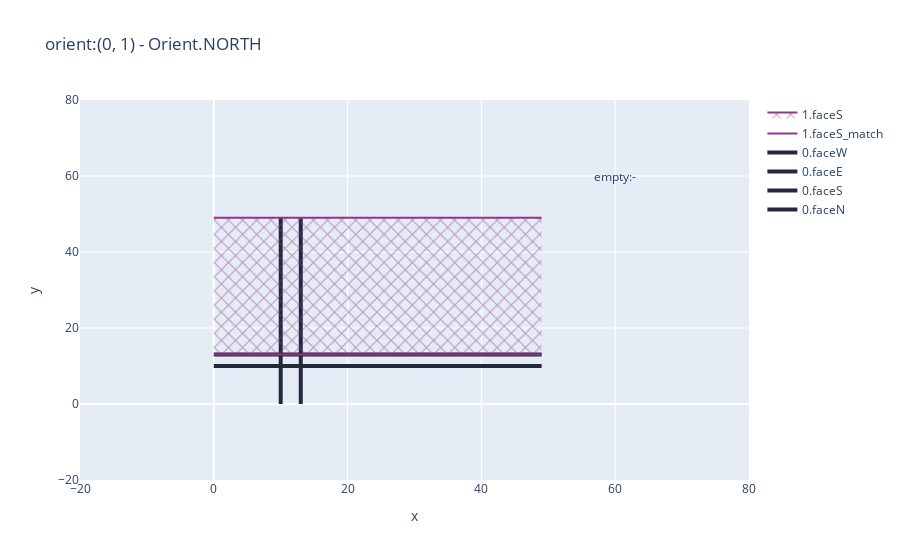
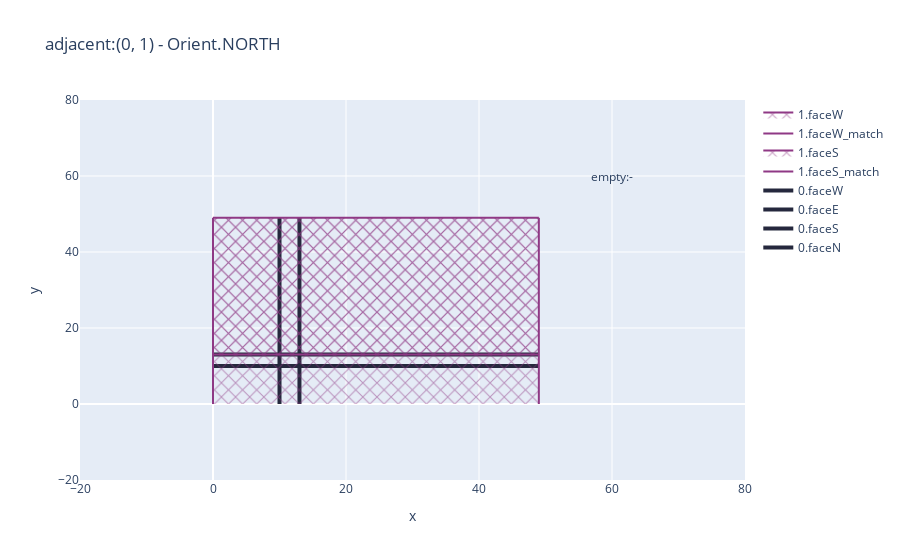
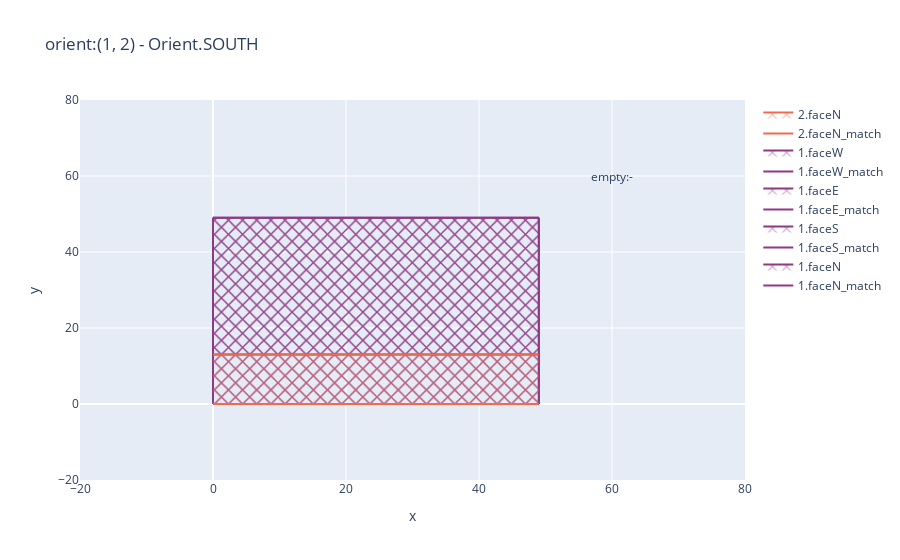
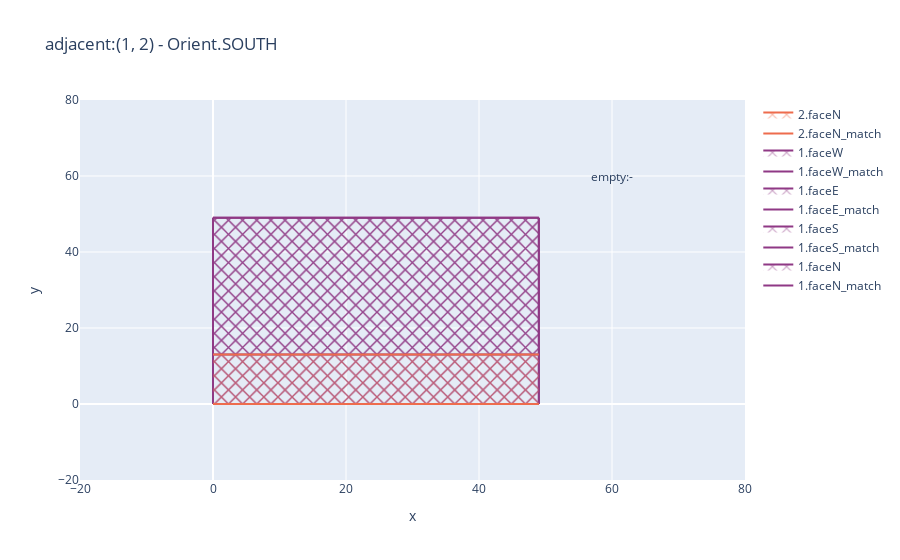

Notebook source saved alongside these figures, in order:
### Code cell
s.see_updates()

### Figure 1 — Plotly figure (JSON) as saved in the notebook; plotly's stock layout.template omitted (floating-point values rounded to 4 significant figures)
{"data": [{"line": {"color": "#25283d", "width": 4}, "mode": "lines", "name": "0.faceN", "type": "scatter", "x": [0, 1, 2, 3, 4, 5, 6, 7, 8, 9, 10, 11, 12, 13, 14, 15, 16, 17, 18, 19, 20, 21, 22, 23, 24, 25, 26, 27, 28, 29, 30, 31, 32, 33, 34, 35, 36, 37, 38, 39, 40, 41, 42, 43, 44, 45, 46, 47, 48, 49], "y": [13, 13, 13, 13, 13, 13, 13, 13, 13, 13, 13, 13, 13, 13, 13, 13, 13, 13, 13, 13, 13, 13, 13, 13, 13, 13, 13, 13, 13, 13, 13, 13, 13, 13, 13, 13, 13, 13, 13, 13, 13, 13, 13, 13, 13, 13, 13, 13, 13, 13]}, {"line": {"color": "#25283d", "width": 4}, "mode": "lines", "name": "0.faceS", "type": "scatter", "x": [0, 1, 2, 3, 4, 5, 6, 7, 8, 9, 10, 11, 12, 13, 14, 15, 16, 17, 18, 19, 20, 21, 22, 23, 24, 25, 26, 27, 28, 29, 30, 31, 32, 33, 34, 35, 36, 37, 38, 39, 40, 41, 42, 43, 44, 45, 46, 47, 48, 49], "y": [10, 10, 10, 10, 10, 10, 10, 10, 10, 10, 10, 10, 10, 10, 10, 10, 10, 10, 10, 10, 10, 10, 10, 10, 10, 10, 10, 10, 10, 10, 10, 10, 10, 10, 10, 10, 10, 10, 10, 10, 10, 10, 10, 10, 10, 10, 10, 10, 10, 10]}, {"line": {"color": "#25283d", "width": 4}, "mode": "lines", "name": "0.faceE", "type": "scatter", "x": [13, 13, 13, 13, 13, 13, 13, 13, 13, 13, 13, 13, 13, 13, 13, 13, 13, 13, 13, 13, 13, 13, 13, 13, 13, 13, 13, 13, 13, 13, 13, 13, 13, 13, 13, 13, 13, 13, 13, 13, 13, 13, 13, 13, 13, 13, 13, 13, 13, 13], "y": [0, 1, 2, 3, 4, 5, 6, 7, 8, 9, 10, 11, 12, 13, 14, 15, 16, 17, 18, 19, 20, 21, 22, 23, 24, 25, 26, 27, 28, 29, 30, 31, 32, 33, 34, 35, 36, 37, 38, 39, 40, 41, 42, 43, 44, 45, 46, 47, 48, 49]}, {"line": {"color": "#25283d", "width": 4}, "mode": "lines", "name": "0.faceW", "type": "scatter", "x": [10, 10, 10, 10, 10, 10, 10, 10, 10, 10, 10, 10, 10, 10, 10, 10, 10, 10, 10, 10, 10, 10, 10, 10, 10, 10, 10, 10, 10, 10, 10, 10, 10, 10, 10, 10, 10, 10, 10, 10, 10, 10, 10, 10, 10, 10, 10, 10, 10, 10], "y": [0, 1, 2, 3, 4, 5, 6, 7, 8, 9, 10, 11, 12, 13, 14, 15, 16, 17, 18, 19, 20, 21, 22, 23, 24, 25, 26, 27, 28, 29, 30, 31, 32, 33, 34, 35, 36, 37, 38, 39, 40, 41, 42, 43, 44, 45, 46, 47, 48, 49]}, {"line": {"color": "#8f3985"}, "mode": "lines", "name": "1.faceS_match", "type": "scatter", "x": [0, 1, 2, 3, 4, 5, 6, 7, 8, 9, 10, 11, 12, 13, 14, 15, 16, 17, 18, 19, 20, 21, 22, 23, 24, 25, 26, 27, 28, 29, 30, 31, 32, 33, 34, 35, 36, 37, 38, 39, 40, 41, 42, 43, 44, 45, 46, 47, 48, 49], "y": [49, 49, 49, 49, 49, 49, 49, 49, 49, 49, 49, 49, 49, 49, 49, 49, 49, 49, 49, 49, 49, 49, 49, 49, 49, 49, 49, 49, 49, 49, 49, 49, 49, 49, 49, 49, 49, 49, 49, 49, 49, 49, 49, 49, 49, 49, 49, 49, 49, 49]}, {"fill": "tonexty", "fillpattern": {"fillmode": "replace", "shape": "x"}, "line": {"color": "#8f3985"}, "mode": "lines", "name": "1.faceS", "type": "scatter", "x": [0, 1, 2, 3, 4, 5, 6, 7, 8, 9, 10, 11, 12, 13, 14, 15, 16, 17, 18, 19, 20, 21, 22, 23, 24, 25, 26, 27, 28, 29, 30, 31, 32, 33, 34, 35, 36, 37, 38, 39, 40, 41, 42, 43, 44, 45, 46, 47, 48, 49], "y": [13, 13, 13, 13, 13, 13, 13, 13, 13, 13, 13, 13, 13, 13, 13, 13, 13, 13, 13, 13, 13, 13, 13, 13, 13, 13, 13, 13, 13, 13, 13, 13, 13, 13, 13, 13, 13, 13, 13, 13, 13, 13, 13, 13, 13, 13, 13, 13, 13, 13]}], "layout": {"annotations": [{"showarrow": false, "text": "empty:-", "x": 60, "y": 60}], "title": {"text": "orient:(0, 1) - Orient.NORTH"}, "xaxis": {"range": [-20, 80], "title": {"text": "x"}}, "yaxis": {"range": [-20, 80], "title": {"text": "y"}}}}

### Figure 2 — Plotly figure (JSON) as saved in the notebook; plotly's stock layout.template omitted (floating-point values rounded to 4 significant figures)
{"data": [{"line": {"color": "#25283d", "width": 4}, "mode": "lines", "name": "0.faceN", "type": "scatter", "x": [0, 1, 2, 3, 4, 5, 6, 7, 8, 9, 10, 11, 12, 13, 14, 15, 16, 17, 18, 19, 20, 21, 22, 23, 24, 25, 26, 27, 28, 29, 30, 31, 32, 33, 34, 35, 36, 37, 38, 39, 40, 41, 42, 43, 44, 45, 46, 47, 48, 49], "y": [13, 13, 13, 13, 13, 13, 13, 13, 13, 13, 13, 13, 13, 13, 13, 13, 13, 13, 13, 13, 13, 13, 13, 13, 13, 13, 13, 13, 13, 13, 13, 13, 13, 13, 13, 13, 13, 13, 13, 13, 13, 13, 13, 13, 13, 13, 13, 13, 13, 13]}, {"line": {"color": "#25283d", "width": 4}, "mode": "lines", "name": "0.faceS", "type": "scatter", "x": [0, 1, 2, 3, 4, 5, 6, 7, 8, 9, 10, 11, 12, 13, 14, 15, 16, 17, 18, 19, 20, 21, 22, 23, 24, 25, 26, 27, 28, 29, 30, 31, 32, 33, 34, 35, 36, 37, 38, 39, 40, 41, 42, 43, 44, 45, 46, 47, 48, 49], "y": [10, 10, 10, 10, 10, 10, 10, 10, 10, 10, 10, 10, 10, 10, 10, 10, 10, 10, 10, 10, 10, 10, 10, 10, 10, 10, 10, 10, 10, 10, 10, 10, 10, 10, 10, 10, 10, 10, 10, 10, 10, 10, 10, 10, 10, 10, 10, 10, 10, 10]}, {"line": {"color": "#25283d", "width": 4}, "mode": "lines", "name": "0.faceE", "type": "scatter", "x": [13, 13, 13, 13, 13, 13, 13, 13, 13, 13, 13, 13, 13, 13, 13, 13, 13, 13, 13, 13, 13, 13, 13, 13, 13, 13, 13, 13, 13, 13, 13, 13, 13, 13, 13, 13, 13, 13, 13, 13, 13, 13, 13, 13, 13, 13, 13, 13, 13, 13], "y": [0, 1, 2, 3, 4, 5, 6, 7, 8, 9, 10, 11, 12, 13, 14, 15, 16, 17, 18, 19, 20, 21, 22, 23, 24, 25, 26, 27, 28, 29, 30, 31, 32, 33, 34, 35, 36, 37, 38, 39, 40, 41, 42, 43, 44, 45, 46, 47, 48, 49]}, {"line": {"color": "#25283d", "width": 4}, "mode": "lines", "name": "0.faceW", "type": "scatter", "x": [10, 10, 10, 10, 10, 10, 10, 10, 10, 10, 10, 10, 10, 10, 10, 10, 10, 10, 10, 10, 10, 10, 10, 10, 10, 10, 10, 10, 10, 10, 10, 10, 10, 10, 10, 10, 10, 10, 10, 10, 10, 10, 10, 10, 10, 10, 10, 10, 10, 10], "y": [0, 1, 2, 3, 4, 5, 6, 7, 8, 9, 10, 11, 12, 13, 14, 15, 16, 17, 18, 19, 20, 21, 22, 23, 24, 25, 26, 27, 28, 29, 30, 31, 32, 33, 34, 35, 36, 37, 38, 39, 40, 41, 42, 43, 44, 45, 46, 47, 48, 49]}, {"line": {"color": "#8f3985"}, "mode": "lines", "name": "1.faceS_match", "type": "scatter", "x": [0, 1, 2, 3, 4, 5, 6, 7, 8, 9, 10, 11, 12, 13, 14, 15, 16, 17, 18, 19, 20, 21, 22, 23, 24, 25, 26, 27, 28, 29, 30, 31, 32, 33, 34, 35, 36, 37, 38, 39, 40, 41, 42, 43, 44, 45, 46, 47, 48, 49], "y": [49, 49, 49, 49, 49, 49, 49, 49, 49, 49, 49, 49, 49, 49, 49, 49, 49, 49, 49, 49, 49, 49, 49, 49, 49, 49, 49, 49, 49, 49, 49, 49, 49, 49, 49, 49, 49, 49, 49, 49, 49, 49, 49, 49, 49, 49, 49, 49, 49, 49]}, {"fill": "tonexty", "fillpattern": {"fillmode": "replace", "shape": "x"}, "line": {"color": "#8f3985"}, "mode": "lines", "name": "1.faceS", "type": "scatter", "x": [0, 1, 2, 3, 4, 5, 6, 7, 8, 9, 10, 11, 12, 13, 14, 15, 16, 17, 18, 19, 20, 21, 22, 23, 24, 25, 26, 27, 28, 29, 30, 31, 32, 33, 34, 35, 36, 37, 38, 39, 40, 41, 42, 43, 44, 45, 46, 47, 48, 49], "y": [13, 13, 13, 13, 13, 13, 13, 13, 13, 13, 13, 13, 13, 13, 13, 13, 13, 13, 13, 13, 13, 13, 13, 13, 13, 13, 13, 13, 13, 13, 13, 13, 13, 13, 13, 13, 13, 13, 13, 13, 13, 13, 13, 13, 13, 13, 13, 13, 13, 13]}, {"line": {"color": "#8f3985"}, "mode": "lines", "name": "1.faceW_match", "type": "scatter", "x": [49, 49, 49, 49, 49, 49, 49, 49, 49, 49, 49, 49, 49, 49, 49, 49, 49, 49, 49, 49, 49, 49, 49, 49, 49, 49, 49, 49, 49, 49, 49, 49, 49, 49, 49, 49, 49, 49, 49, 49, 49, 49, 49, 49, 49, 49, 49, 49, 49, 49], "y": [0, 1, 2, 3, 4, 5, 6, 7, 8, 9, 10, 11, 12, 13, 14, 15, 16, 17, 18, 19, 20, 21, 22, 23, 24, 25, 26, 27, 28, 29, 30, 31, 32, 33, 34, 35, 36, 37, 38, 39, 40, 41, 42, 43, 44, 45, 46, 47, 48, 49]}, {"fill": "tonextx", "fillpattern": {"fillmode": "replace", "shape": "x"}, "line": {"color": "#8f3985"}, "mode": "lines", "name": "1.faceW", "type": "scatter", "x": [0, 0, 0, 0, 0, 0, 0, 0, 0, 0, 0, 0, 0, 0, 0, 0, 0, 0, 0, 0, 0, 0, 0, 0, 0, 0, 0, 0, 0, 0, 0, 0, 0, 0, 0, 0, 0, 0, 0, 0, 0, 0, 0, 0, 0, 0, 0, 0, 0, 0], "y": [0, 1, 2, 3, 4, 5, 6, 7, 8, 9, 10, 11, 12, 13, 14, 15, 16, 17, 18, 19, 20, 21, 22, 23, 24, 25, 26, 27, 28, 29, 30, 31, 32, 33, 34, 35, 36, 37, 38, 39, 40, 41, 42, 43, 44, 45, 46, 47, 48, 49]}], "layout": {"annotations": [{"showarrow": false, "text": "empty:-", "x": 60, "y": 60}], "title": {"text": "adjacent:(0, 1) - Orient.NORTH"}, "xaxis": {"range": [-20, 80], "title": {"text": "x"}}, "yaxis": {"range": [-20, 80], "title": {"text": "y"}}}}

### Figure 3 — Plotly figure (JSON) as saved in the notebook; plotly's stock layout.template omitted (floating-point values rounded to 4 significant figures)
{"data": [{"line": {"color": "#8f3985"}, "mode": "lines", "name": "1.faceN_match", "type": "scatter", "x": [0, 1, 2, 3, 4, 5, 6, 7, 8, 9, 10, 11, 12, 13, 14, 15, 16, 17, 18, 19, 20, 21, 22, 23, 24, 25, 26, 27, 28, 29, 30, 31, 32, 33, 34, 35, 36, 37, 38, 39, 40, 41, 42, 43, 44, 45, 46, 47, 48, 49], "y": [49, 49, 49, 49, 49, 49, 49, 49, 49, 49, 49, 49, 49, 49, 49, 49, 49, 49, 49, 49, 49, 49, 49, 49, 49, 49, 49, 49, 49, 49, 49, 49, 49, 49, 49, 49, 49, 49, 49, 49, 49, 49, 49, 49, 49, 49, 49, 49, 49, 49]}, {"fill": "tonexty", "fillpattern": {"fillmode": "replace", "shape": "x"}, "line": {"color": "#8f3985"}, "mode": "lines", "name": "1.faceN", "type": "scatter", "x": [0, 1, 2, 3, 4, 5, 6, 7, 8, 9, 10, 11, 12, 13, 14, 15, 16, 17, 18, 19, 20, 21, 22, 23, 24, 25, 26, 27, 28, 29, 30, 31, 32, 33, 34, 35, 36, 37, 38, 39, 40, 41, 42, 43, 44, 45, 46, 47, 48, 49], "y": [0, 0, 0, 0, 0, 0, 0, 0, 0, 0, 0, 0, 0, 0, 0, 0, 0, 0, 0, 0, 0, 0, 0, 0, 0, 0, 0, 0, 0, 0, 0, 0, 0, 0, 0, 0, 0, 0, 0, 0, 0, 0, 0, 0, 0, 0, 0, 0, 0, 0]}, {"line": {"color": "#8f3985"}, "mode": "lines", "name": "1.faceS_match", "type": "scatter", "x": [0, 1, 2, 3, 4, 5, 6, 7, 8, 9, 10, 11, 12, 13, 14, 15, 16, 17, 18, 19, 20, 21, 22, 23, 24, 25, 26, 27, 28, 29, 30, 31, 32, 33, 34, 35, 36, 37, 38, 39, 40, 41, 42, 43, 44, 45, 46, 47, 48, 49], "y": [49, 49, 49, 49, 49, 49, 49, 49, 49, 49, 49, 49, 49, 49, 49, 49, 49, 49, 49, 49, 49, 49, 49, 49, 49, 49, 49, 49, 49, 49, 49, 49, 49, 49, 49, 49, 49, 49, 49, 49, 49, 49, 49, 49, 49, 49, 49, 49, 49, 49]}, {"fill": "tonexty", "fillpattern": {"fillmode": "replace", "shape": "x"}, "line": {"color": "#8f3985"}, "mode": "lines", "name": "1.faceS", "type": "scatter", "x": [0, 1, 2, 3, 4, 5, 6, 7, 8, 9, 10, 11, 12, 13, 14, 15, 16, 17, 18, 19, 20, 21, 22, 23, 24, 25, 26, 27, 28, 29, 30, 31, 32, 33, 34, 35, 36, 37, 38, 39, 40, 41, 42, 43, 44, 45, 46, 47, 48, 49], "y": [13, 13, 13, 13, 13, 13, 13, 13, 13, 13, 13, 13, 13, 13, 13, 13, 13, 13, 13, 13, 13, 13, 13, 13, 13, 13, 13, 13, 13, 13, 13, 13, 13, 13, 13, 13, 13, 13, 13, 13, 13, 13, 13, 13, 13, 13, 13, 13, 13, 13]}, {"line": {"color": "#8f3985"}, "mode": "lines", "name": "1.faceE_match", "type": "scatter", "x": [49, 49, 49, 49, 49, 49, 49, 49, 49, 49, 49, 49, 49, 49, 49, 49, 49, 49, 49, 49, 49, 49, 49, 49, 49, 49, 49, 49, 49, 49, 49, 49, 49, 49, 49, 49, 49, 49, 49, 49, 49, 49, 49, 49, 49, 49, 49, 49, 49, 49], "y": [0, 1, 2, 3, 4, 5, 6, 7, 8, 9, 10, 11, 12, 13, 14, 15, 16, 17, 18, 19, 20, 21, 22, 23, 24, 25, 26, 27, 28, 29, 30, 31, 32, 33, 34, 35, 36, 37, 38, 39, 40, 41, 42, 43, 44, 45, 46, 47, 48, 49]}, {"fill": "tonextx", "fillpattern": {"fillmode": "replace", "shape": "x"}, "line": {"color": "#8f3985"}, "mode": "lines", "name": "1.faceE", "type": "scatter", "x": [0, 0, 0, 0, 0, 0, 0, 0, 0, 0, 0, 0, 0, 0, 0, 0, 0, 0, 0, 0, 0, 0, 0, 0, 0, 0, 0, 0, 0, 0, 0, 0, 0, 0, 0, 0, 0, 0, 0, 0, 0, 0, 0, 0, 0, 0, 0, 0, 0, 0], "y": [0, 1, 2, 3, 4, 5, 6, 7, 8, 9, 10, 11, 12, 13, 14, 15, 16, 17, 18, 19, 20, 21, 22, 23, 24, 25, 26, 27, 28, 29, 30, 31, 32, 33, 34, 35, 36, 37, 38, 39, 40, 41, 42, 43, 44, 45, 46, 47, 48, 49]}, {"line": {"color": "#8f3985"}, "mode": "lines", "name": "1.faceW_match", "type": "scatter", "x": [49, 49, 49, 49, 49, 49, 49, 49, 49, 49, 49, 49, 49, 49, 49, 49, 49, 49, 49, 49, 49, 49, 49, 49, 49, 49, 49, 49, 49, 49, 49, 49, 49, 49, 49, 49, 49, 49, 49, 49, 49, 49, 49, 49, 49, 49, 49, 49, 49, 49], "y": [0, 1, 2, 3, 4, 5, 6, 7, 8, 9, 10, 11, 12, 13, 14, 15, 16, 17, 18, 19, 20, 21, 22, 23, 24, 25, 26, 27, 28, 29, 30, 31, 32, 33, 34, 35, 36, 37, 38, 39, 40, 41, 42, 43, 44, 45, 46, 47, 48, 49]}, {"fill": "tonextx", "fillpattern": {"fillmode": "replace", "shape": "x"}, "line": {"color": "#8f3985"}, "mode": "lines", "name": "1.faceW", "type": "scatter", "x": [0, 0, 0, 0, 0, 0, 0, 0, 0, 0, 0, 0, 0, 0, 0, 0, 0, 0, 0, 0, 0, 0, 0, 0, 0, 0, 0, 0, 0, 0, 0, 0, 0, 0, 0, 0, 0, 0, 0, 0, 0, 0, 0, 0, 0, 0, 0, 0, 0, 0], "y": [0, 1, 2, 3, 4, 5, 6, 7, 8, 9, 10, 11, 12, 13, 14, 15, 16, 17, 18, 19, 20, 21, 22, 23, 24, 25, 26, 27, 28, 29, 30, 31, 32, 33, 34, 35, 36, 37, 38, 39, 40, 41, 42, 43, 44, 45, 46, 47, 48, 49]}, {"line": {"color": "#ee6c4d"}, "mode": "lines", "name": "2.faceN_match", "type": "scatter", "x": [0, 1, 2, 3, 4, 5, 6, 7, 8, 9, 10, 11, 12, 13, 14, 15, 16, 17, 18, 19, 20, 21, 22, 23, 24, 25, 26, 27, 28, 29, 30, 31, 32, 33, 34, 35, 36, 37, 38, 39, 40, 41, 42, 43, 44, 45, 46, 47, 48, 49], "y": [13, 13, 13, 13, 13, 13, 13, 13, 13, 13, 13, 13, 13, 13, 13, 13, 13, 13, 13, 13, 13, 13, 13, 13, 13, 13, 13, 13, 13, 13, 13, 13, 13, 13, 13, 13, 13, 13, 13, 13, 13, 13, 13, 13, 13, 13, 13, 13, 13, 13]}, {"fill": "tonexty", "fillpattern": {"fillmode": "replace", "shape": "x"}, "line": {"color": "#ee6c4d"}, "mode": "lines", "name": "2.faceN", "type": "scatter", "x": [0, 1, 2, 3, 4, 5, 6, 7, 8, 9, 10, 11, 12, 13, 14, 15, 16, 17, 18, 19, 20, 21, 22, 23, 24, 25, 26, 27, 28, 29, 30, 31, 32, 33, 34, 35, 36, 37, 38, 39, 40, 41, 42, 43, 44, 45, 46, 47, 48, 49], "y": [0, 0, 0, 0, 0, 0, 0, 0, 0, 0, 0, 0, 0, 0, 0, 0, 0, 0, 0, 0, 0, 0, 0, 0, 0, 0, 0, 0, 0, 0, 0, 0, 0, 0, 0, 0, 0, 0, 0, 0, 0, 0, 0, 0, 0, 0, 0, 0, 0, 0]}], "layout": {"annotations": [{"showarrow": false, "text": "empty:-", "x": 60, "y": 60}], "title": {"text": "orient:(1, 2) - Orient.SOUTH"}, "xaxis": {"range": [-20, 80], "title": {"text": "x"}}, "yaxis": {"range": [-20, 80], "title": {"text": "y"}}}}

### Figure 4 — Plotly figure (JSON) as saved in the notebook; plotly's stock layout.template omitted (floating-point values rounded to 4 significant figures)
{"data": [{"line": {"color": "#8f3985"}, "mode": "lines", "name": "1.faceN_match", "type": "scatter", "x": [0, 1, 2, 3, 4, 5, 6, 7, 8, 9, 10, 11, 12, 13, 14, 15, 16, 17, 18, 19, 20, 21, 22, 23, 24, 25, 26, 27, 28, 29, 30, 31, 32, 33, 34, 35, 36, 37, 38, 39, 40, 41, 42, 43, 44, 45, 46, 47, 48, 49], "y": [49, 49, 49, 49, 49, 49, 49, 49, 49, 49, 49, 49, 49, 49, 49, 49, 49, 49, 49, 49, 49, 49, 49, 49, 49, 49, 49, 49, 49, 49, 49, 49, 49, 49, 49, 49, 49, 49, 49, 49, 49, 49, 49, 49, 49, 49, 49, 49, 49, 49]}, {"fill": "tonexty", "fillpattern": {"fillmode": "replace", "shape": "x"}, "line": {"color": "#8f3985"}, "mode": "lines", "name": "1.faceN", "type": "scatter", "x": [0, 1, 2, 3, 4, 5, 6, 7, 8, 9, 10, 11, 12, 13, 14, 15, 16, 17, 18, 19, 20, 21, 22, 23, 24, 25, 26, 27, 28, 29, 30, 31, 32, 33, 34, 35, 36, 37, 38, 39, 40, 41, 42, 43, 44, 45, 46, 47, 48, 49], "y": [0, 0, 0, 0, 0, 0, 0, 0, 0, 0, 0, 0, 0, 0, 0, 0, 0, 0, 0, 0, 0, 0, 0, 0, 0, 0, 0, 0, 0, 0, 0, 0, 0, 0, 0, 0, 0, 0, 0, 0, 0, 0, 0, 0, 0, 0, 0, 0, 0, 0]}, {"line": {"color": "#8f3985"}, "mode": "lines", "name": "1.faceS_match", "type": "scatter", "x": [0, 1, 2, 3, 4, 5, 6, 7, 8, 9, 10, 11, 12, 13, 14, 15, 16, 17, 18, 19, 20, 21, 22, 23, 24, 25, 26, 27, 28, 29, 30, 31, 32, 33, 34, 35, 36, 37, 38, 39, 40, 41, 42, 43, 44, 45, 46, 47, 48, 49], "y": [49, 49, 49, 49, 49, 49, 49, 49, 49, 49, 49, 49, 49, 49, 49, 49, 49, 49, 49, 49, 49, 49, 49, 49, 49, 49, 49, 49, 49, 49, 49, 49, 49, 49, 49, 49, 49, 49, 49, 49, 49, 49, 49, 49, 49, 49, 49, 49, 49, 49]}, {"fill": "tonexty", "fillpattern": {"fillmode": "replace", "shape": "x"}, "line": {"color": "#8f3985"}, "mode": "lines", "name": "1.faceS", "type": "scatter", "x": [0, 1, 2, 3, 4, 5, 6, 7, 8, 9, 10, 11, 12, 13, 14, 15, 16, 17, 18, 19, 20, 21, 22, 23, 24, 25, 26, 27, 28, 29, 30, 31, 32, 33, 34, 35, 36, 37, 38, 39, 40, 41, 42, 43, 44, 45, 46, 47, 48, 49], "y": [13, 13, 13, 13, 13, 13, 13, 13, 13, 13, 13, 13, 13, 13, 13, 13, 13, 13, 13, 13, 13, 13, 13, 13, 13, 13, 13, 13, 13, 13, 13, 13, 13, 13, 13, 13, 13, 13, 13, 13, 13, 13, 13, 13, 13, 13, 13, 13, 13, 13]}, {"line": {"color": "#8f3985"}, "mode": "lines", "name": "1.faceE_match", "type": "scatter", "x": [49, 49, 49, 49, 49, 49, 49, 49, 49, 49, 49, 49, 49, 49, 49, 49, 49, 49, 49, 49, 49, 49, 49, 49, 49, 49, 49, 49, 49, 49, 49, 49, 49, 49, 49, 49, 49, 49, 49, 49, 49, 49, 49, 49, 49, 49, 49, 49, 49, 49], "y": [0, 1, 2, 3, 4, 5, 6, 7, 8, 9, 10, 11, 12, 13, 14, 15, 16, 17, 18, 19, 20, 21, 22, 23, 24, 25, 26, 27, 28, 29, 30, 31, 32, 33, 34, 35, 36, 37, 38, 39, 40, 41, 42, 43, 44, 45, 46, 47, 48, 49]}, {"fill": "tonextx", "fillpattern": {"fillmode": "replace", "shape": "x"}, "line": {"color": "#8f3985"}, "mode": "lines", "name": "1.faceE", "type": "scatter", "x": [0, 0, 0, 0, 0, 0, 0, 0, 0, 0, 0, 0, 0, 0, 0, 0, 0, 0, 0, 0, 0, 0, 0, 0, 0, 0, 0, 0, 0, 0, 0, 0, 0, 0, 0, 0, 0, 0, 0, 0, 0, 0, 0, 0, 0, 0, 0, 0, 0, 0], "y": [0, 1, 2, 3, 4, 5, 6, 7, 8, 9, 10, 11, 12, 13, 14, 15, 16, 17, 18, 19, 20, 21, 22, 23, 24, 25, 26, 27, 28, 29, 30, 31, 32, 33, 34, 35, 36, 37, 38, 39, 40, 41, 42, 43, 44, 45, 46, 47, 48, 49]}, {"line": {"color": "#8f3985"}, "mode": "lines", "name": "1.faceW_match", "type": "scatter", "x": [49, 49, 49, 49, 49, 49, 49, 49, 49, 49, 49, 49, 49, 49, 49, 49, 49, 49, 49, 49, 49, 49, 49, 49, 49, 49, 49, 49, 49, 49, 49, 49, 49, 49, 49, 49, 49, 49, 49, 49, 49, 49, 49, 49, 49, 49, 49, 49, 49, 49], "y": [0, 1, 2, 3, 4, 5, 6, 7, 8, 9, 10, 11, 12, 13, 14, 15, 16, 17, 18, 19, 20, 21, 22, 23, 24, 25, 26, 27, 28, 29, 30, 31, 32, 33, 34, 35, 36, 37, 38, 39, 40, 41, 42, 43, 44, 45, 46, 47, 48, 49]}, {"fill": "tonextx", "fillpattern": {"fillmode": "replace", "shape": "x"}, "line": {"color": "#8f3985"}, "mode": "lines", "name": "1.faceW", "type": "scatter", "x": [0, 0, 0, 0, 0, 0, 0, 0, 0, 0, 0, 0, 0, 0, 0, 0, 0, 0, 0, 0, 0, 0, 0, 0, 0, 0, 0, 0, 0, 0, 0, 0, 0, 0, 0, 0, 0, 0, 0, 0, 0, 0, 0, 0, 0, 0, 0, 0, 0, 0], "y": [0, 1, 2, 3, 4, 5, 6, 7, 8, 9, 10, 11, 12, 13, 14, 15, 16, 17, 18, 19, 20, 21, 22, 23, 24, 25, 26, 27, 28, 29, 30, 31, 32, 33, 34, 35, 36, 37, 38, 39, 40, 41, 42, 43, 44, 45, 46, 47, 48, 49]}, {"line": {"color": "#ee6c4d"}, "mode": "lines", "name": "2.faceN_match", "type": "scatter", "x": [0, 1, 2, 3, 4, 5, 6, 7, 8, 9, 10, 11, 12, 13, 14, 15, 16, 17, 18, 19, 20, 21, 22, 23, 24, 25, 26, 27, 28, 29, 30, 31, 32, 33, 34, 35, 36, 37, 38, 39, 40, 41, 42, 43, 44, 45, 46, 47, 48, 49], "y": [13, 13, 13, 13, 13, 13, 13, 13, 13, 13, 13, 13, 13, 13, 13, 13, 13, 13, 13, 13, 13, 13, 13, 13, 13, 13, 13, 13, 13, 13, 13, 13, 13, 13, 13, 13, 13, 13, 13, 13, 13, 13, 13, 13, 13, 13, 13, 13, 13, 13]}, {"fill": "tonexty", "fillpattern": {"fillmode": "replace", "shape": "x"}, "line": {"color": "#ee6c4d"}, "mode": "lines", "name": "2.faceN", "type": "scatter", "x": [0, 1, 2, 3, 4, 5, 6, 7, 8, 9, 10, 11, 12, 13, 14, 15, 16, 17, 18, 19, 20, 21, 22, 23, 24, 25, 26, 27, 28, 29, 30, 31, 32, 33, 34, 35, 36, 37, 38, 39, 40, 41, 42, 43, 44, 45, 46, 47, 48, 49], "y": [0, 0, 0, 0, 0, 0, 0, 0, 0, 0, 0, 0, 0, 0, 0, 0, 0, 0, 0, 0, 0, 0, 0, 0, 0, 0, 0, 0, 0, 0, 0, 0, 0, 0, 0, 0, 0, 0, 0, 0, 0, 0, 0, 0, 0, 0, 0, 0, 0, 0]}], "layout": {"annotations": [{"showarrow": false, "text": "empty:-", "x": 60, "y": 60}], "title": {"text": "adjacent:(1, 2) - Orient.SOUTH"}, "xaxis": {"range": [-20, 80], "title": {"text": "x"}}, "yaxis": {"range": [-20, 80], "title": {"text": "y"}}}}
